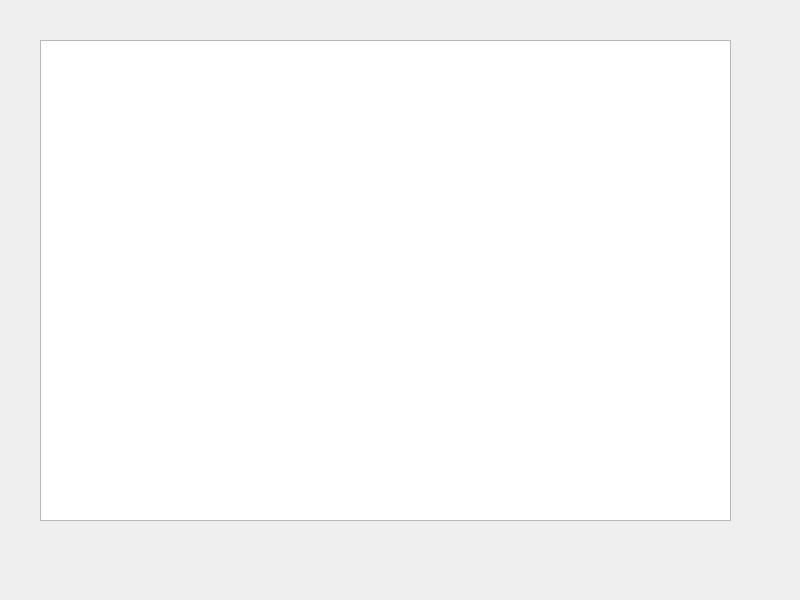
<?xml version="1.0" encoding="UTF-8"?>
<ui version="4.0">
 <class>Widget</class>
 <widget class="QWidget" name="Widget">
  <property name="geometry">
   <rect>
    <x>0</x>
    <y>0</y>
    <width>800</width>
    <height>600</height>
   </rect>
  </property>
  <property name="windowTitle">
   <string>Widget</string>
  </property>
  <widget class="QTextEdit" name="textEdit">
   <property name="geometry">
    <rect>
     <x>40</x>
     <y>40</y>
     <width>691</width>
     <height>481</height>
    </rect>
   </property>
  </widget>
 </widget>
 <resources/>
 <connections/>
</ui>
